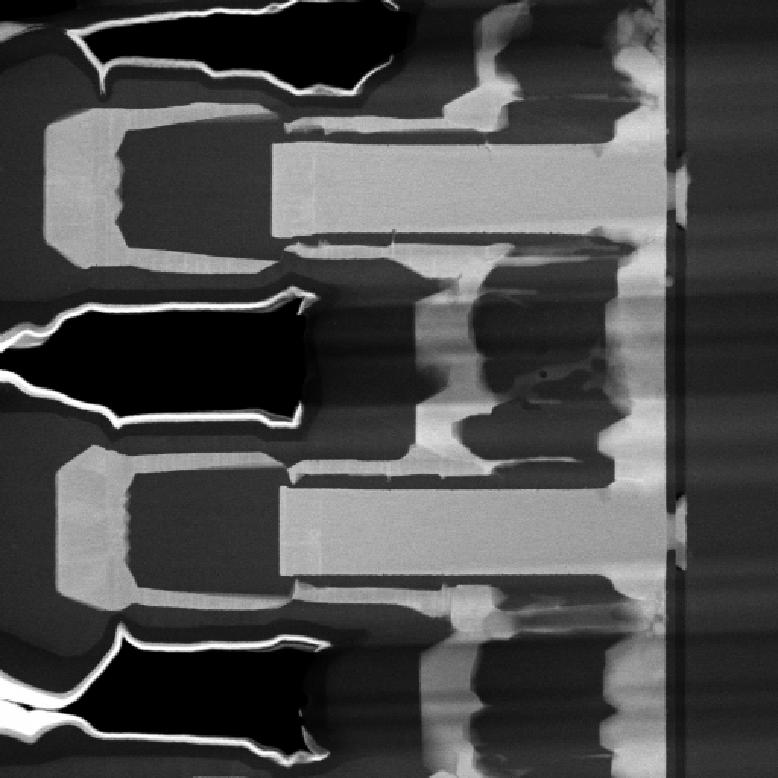
#> input picture figures/overview_100K-binned.jpg, 778 x 778 px
$ python noise.py
#> lines starting #> are read from the running program, lines starting #| are printed output that depends on the picture
import pathlib
rootdir = pathlib.Path(__file__).parent
import numpy as np
from skimage.io import imread, imsave
from skimage.util import random_noise
import matplotlib.pyplot as plt
from skimage.restoration import denoise_wavelet

input = imread(rootdir / "overview_100K-binned.jpg", as_gray=True)
#> input is the input picture: shape (778, 778) float64; min 0, max 1, mean 0.296
input = input[80:630, :550]
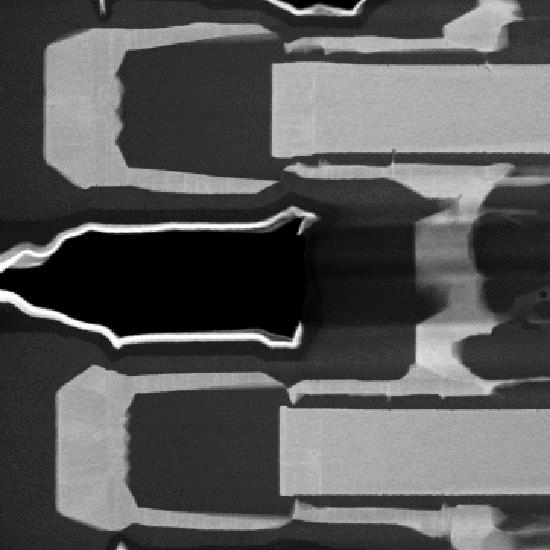
#> input: shape (550, 550) float64; min 0, max 1, mean 0.344
sigma = 0.17
noisy = random_noise(input, var=sigma**2)
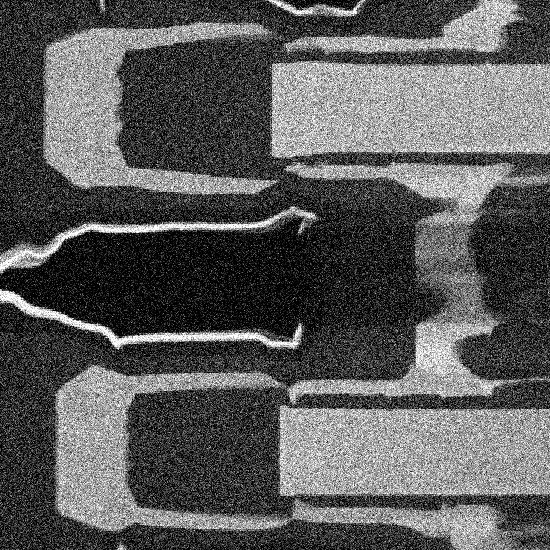
#> noisy: shape (550, 550) float64; min 0, max 1, mean 0.356

denoised = denoise_wavelet(noisy, sigma=sigma, mode="soft")
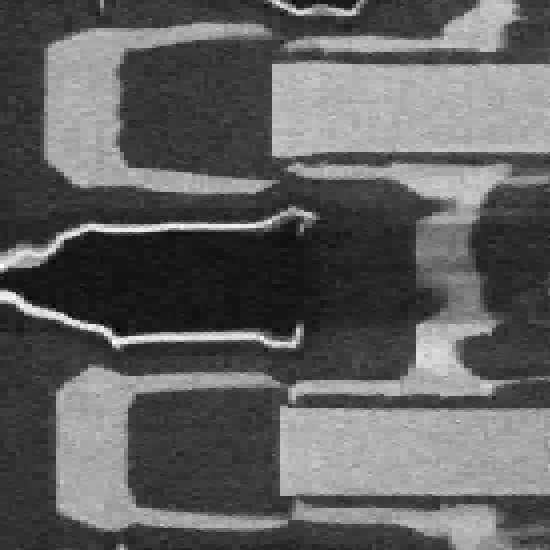
#> denoised: shape (550, 550) float64; min -0.0282, max 0.986, mean 0.356; drawn with min black and max white

combined = np.concatenate((noisy, denoised), axis=0)
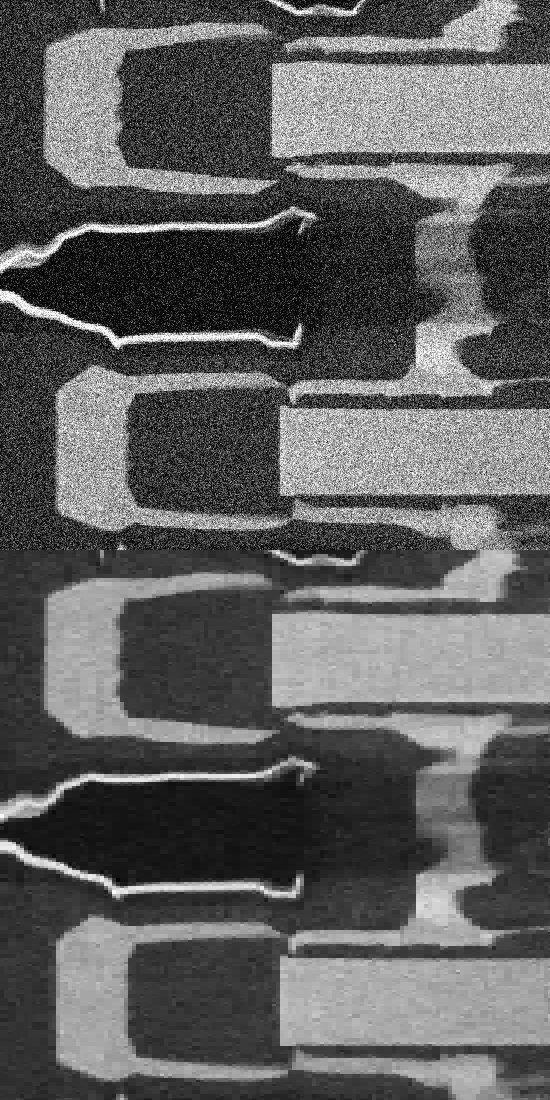
#> combined: shape (1100, 550) float64; min -0.0282, max 1, mean 0.356; drawn with min black and max white
# imsave(rootdir / "restoration.png", combined)

fig, (ax1, ax2) = plt.subplots(1, 2, sharex=True, sharey=True)
ax1.imshow(noisy, cmap="gray")
ax2.imshow(denoised, cmap="gray")
plt.show()

$ run again, with figures/2226_Rollei_IR_D23_1.jpg copied over figures/overview_100K-binned.jpg
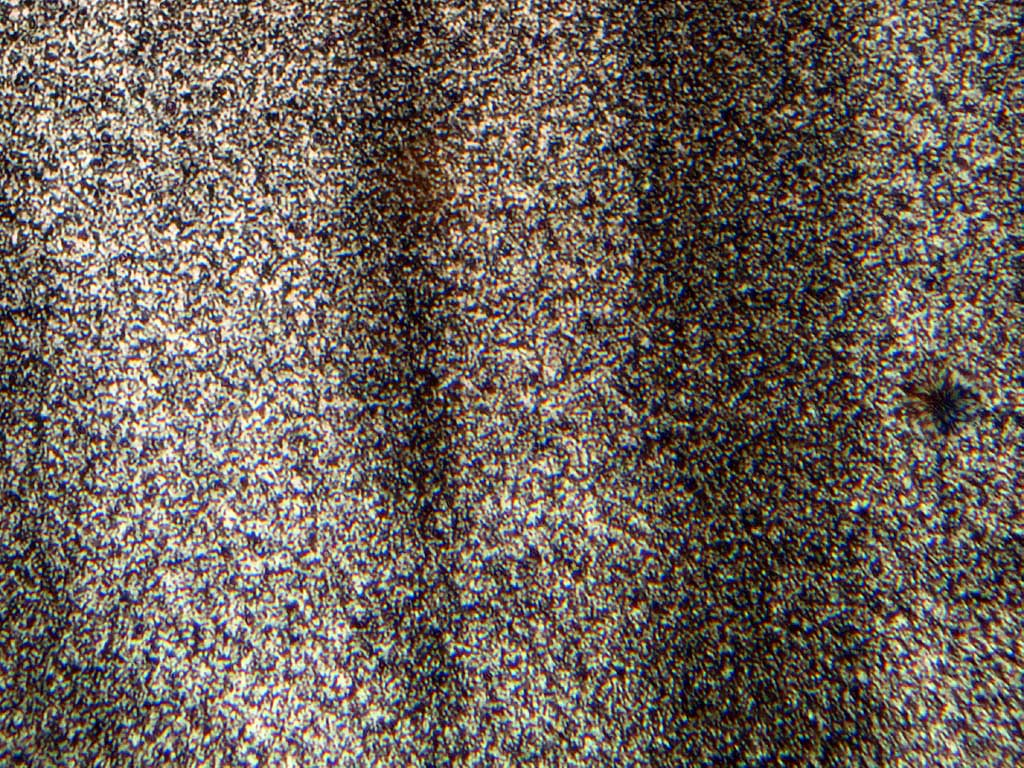
#> input picture figures/2226_Rollei_IR_D23_1.jpg, 1024 x 768 px
#> `denoised = denoise_wavelet(noisy, sigma=sigma, mode="soft")`:
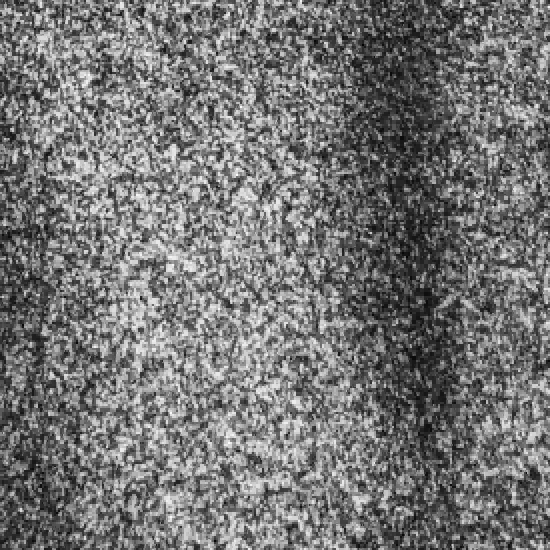
#> denoised: shape (550, 550) float64; min 0.00851, max 0.986, mean 0.458
#> `combined = np.concatenate((noisy, denoised), axis=0)`:
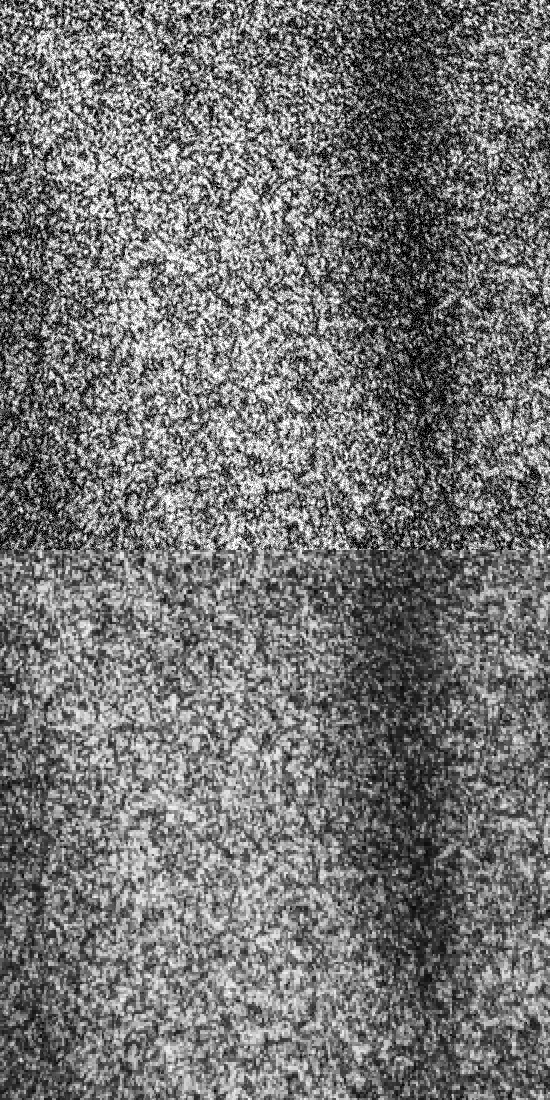
#> combined: shape (1100, 550) float64; min 0, max 1, mean 0.458

$ run again, with figures/me.jpg copied over figures/overview_100K-binned.jpg
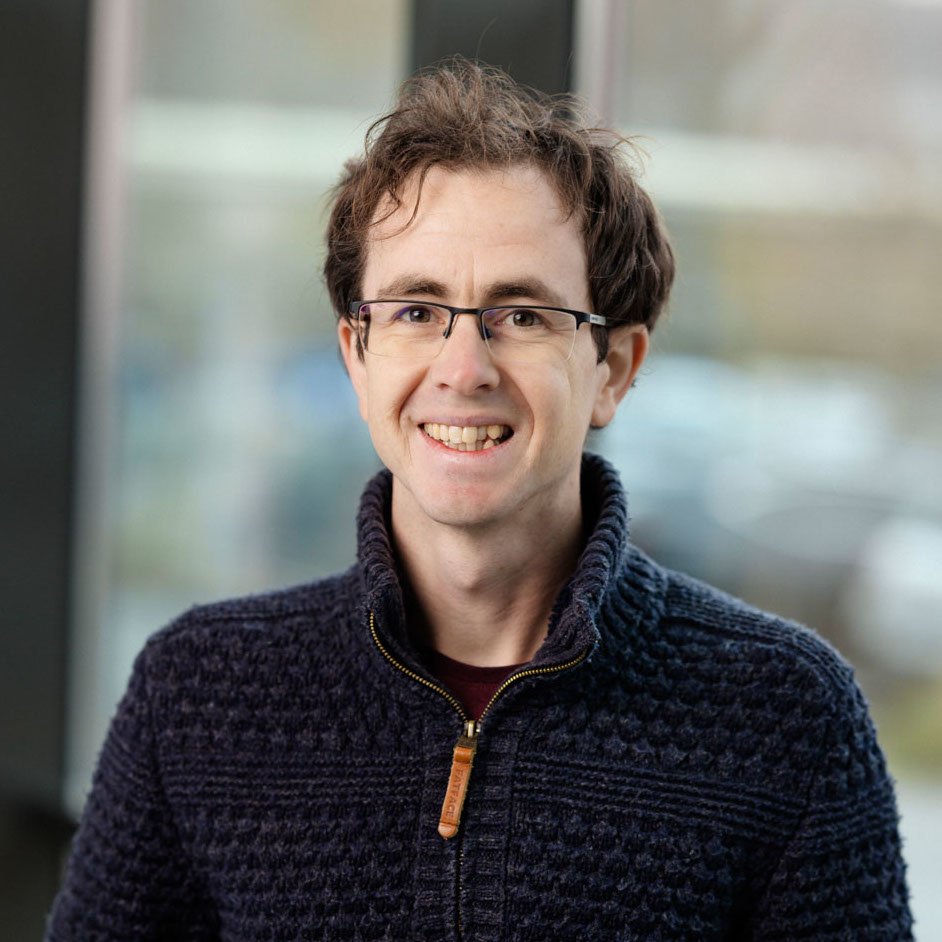
#> input picture figures/me.jpg, 942 x 942 px
#> `denoised = denoise_wavelet(noisy, sigma=sigma, mode="soft")`:
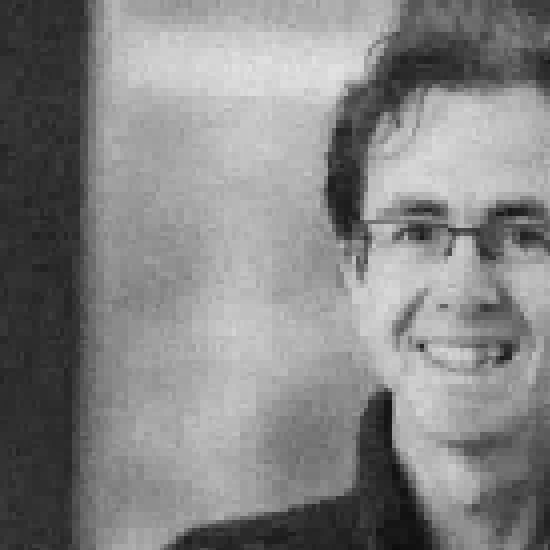
#> denoised: shape (550, 550) float64; min 0.0491, max 0.887, mean 0.52
#> `combined = np.concatenate((noisy, denoised), axis=0)`:
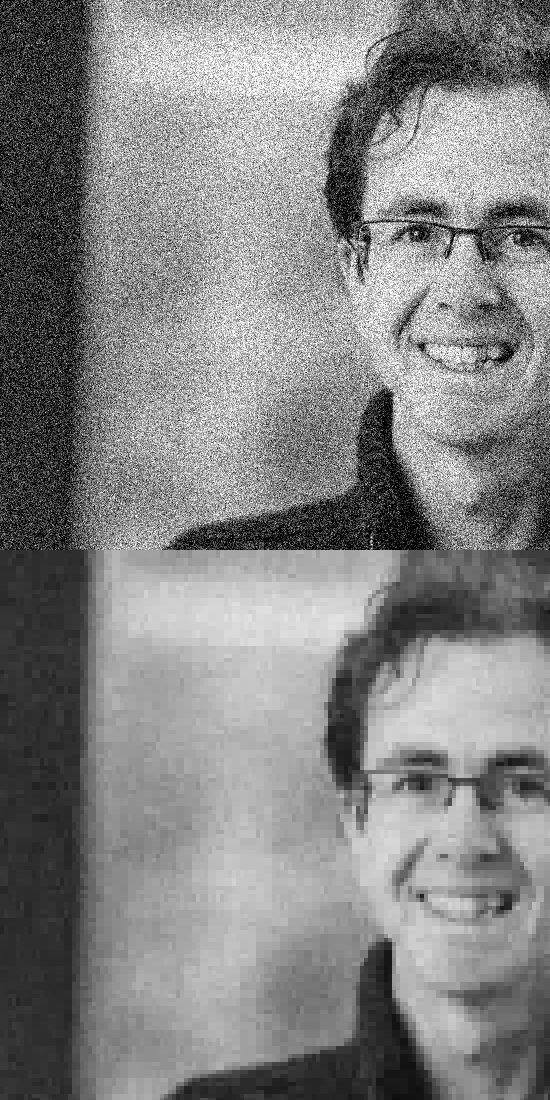
#> combined: shape (1100, 550) float64; min 0, max 1, mean 0.52
